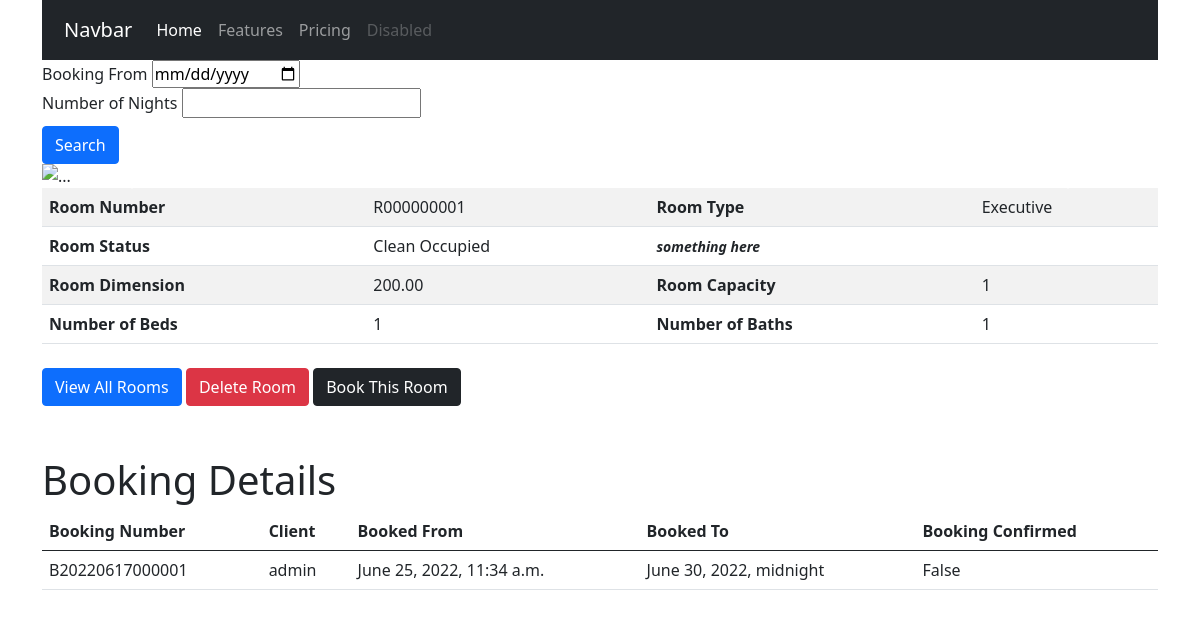
The page /rooms/r000000001/ on the database as committed earlier.
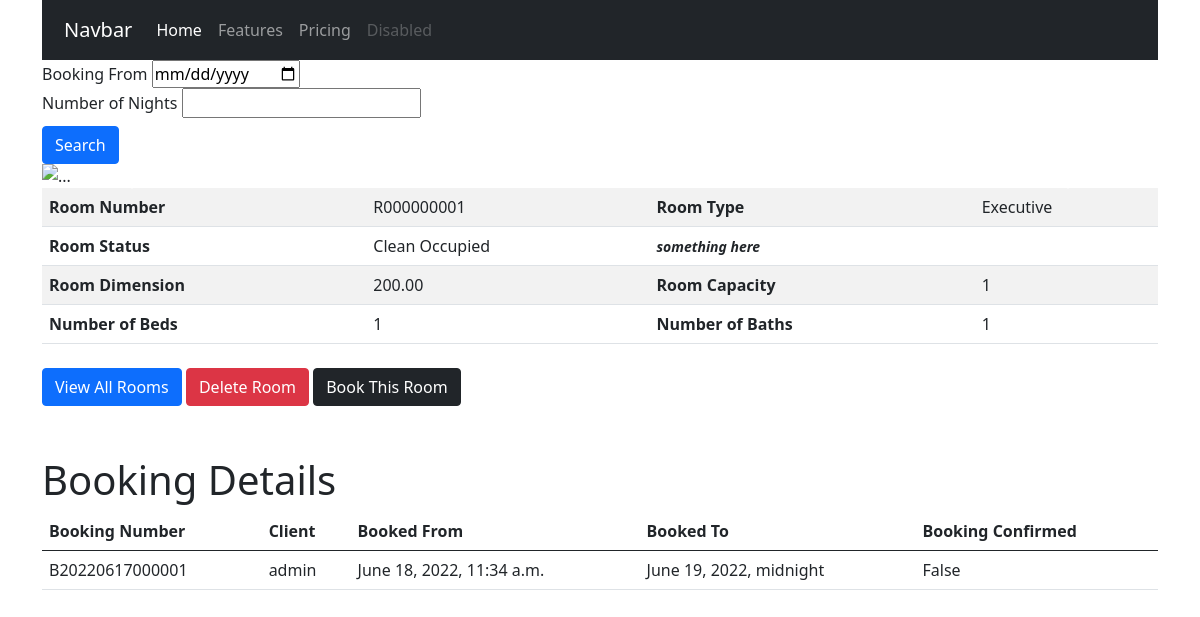
The same page on the database as committed later.
### reservation/models.py (models this page shows, shortened)
class Booking(models.Model):
    bookingnumber = models.CharField(_("Booking Number"), max_length=120, default=generateBookingNumber)
    bookingby = models.ForeignKey(User, verbose_name=_("Client"), on_delete=models.CASCADE, default=get_user_model())
    bookingroom = models.ForeignKey(Room, verbose_name=_("Room"), on_delete=models.CASCADE)
    bookingstatus = models.CharField(_("Status"), max_length=50, choices=BOOKINGSTATUS, default='Unattended')
    bookingfrom = models.DateTimeField(_("From"), default=timezone.now, validators=[validate_bookingfrom])
    bookingnights = models.PositiveIntegerField(_("Number of Nights"), default=1)
    bookingto = models.DateTimeField(_("To"), blank=True)
    bookingconfirm = models.BooleanField(_("Booking Confirmed"), null=True, blank=True)
    created_at = models.DateTimeField(_("Created At"), auto_now_add=True)
    updated_at = models.DateTimeField(_("Updated At"), auto_now=True)
    bookingcontent = models.TextField(_("Comment"), blank=True, null=True, help_text='Add any extra Information here')
    class Meta:
        verbose_name = 'Booking'
        verbose_name_plural = 'Bookings'
        ordering = ['-bookingfrom', 'bookingconfirm']

### hotel/views.py (the view)
# urls.py: path('<slug>/', RoomDetailView.as_view(), name='room_detail'),
class RoomDetailView(generic.DetailView):
    model = Room
    slug_field = 'roomnumber_url'
    context_object_name = 'room'
    template_name = 'rooms/roomdetail.html'
    def get_context_data(self, **kwargs):
        context = super(RoomDetailView, self).get_context_data(**kwargs)
        room = self.get_object()
        bookings = room.booking_set.all()
        if bookings:
            context['bookings'] = bookings
            return context
        return context

### hotel/models.py (called while the page is built)
    def __str__(self):
        return self.roomtype_name

### templates/rooms/roomdetail.html (shortened to what this page needs)
{% extends 'base.html' %}
{% block content %}
    <div id="carouselExampleControls" class="carousel slide" data-bs-ride="carousel">
        <div class="carousel-inner">
        <div class="carousel-item active">
            <img src="..." class="d-block w-100" alt="...">
        </div>
        </div>
        <button class="carousel-control-prev" type="button" data-bs-target="#carouselExampleControls" data-bs-slide="prev">
        <span class="carousel-control-prev-icon" aria-hidden="true"></span>
        </button>
        <button class="carousel-control-next" type="button" data-bs-target="#carouselExampleControls" data-bs-slide="next">
        <span class="carousel-control-next-icon" aria-hidden="true"></span>
        </button>
    </div>
    <div class="room-items">
        <table class="table table-striped">
            <tbody>
              <tr>
                <th scope="row">Room Number</th>
                <td>{{ room.roomnumber }}</td>
                <th scope="row">Room Type</th>
                <td>{{ room.roomtype }}</td>
              </tr>
              <tr>
                <th scope="row">Room Status</th>
                <td>{{ room.get_roomstatus_display }}</td>
                <th scope="row"><i><small>something here</small></i></th>
                <td>
                </td>
              </tr>
              <tr>
                <th scope="row">Room Dimension</th>
                <td>{{ room.roomdimension }}</td>
                <th scope="row">Room Capacity</th>
                <td>{{ room.roomcapacity }}</td>
              </tr>
              <tr>
                <th scope="row">Number of Beds</th>
                <td>{{ room.roombed }}</td>
                <th scope="row">Number of Baths</th>
                <td>{{ room.roombath }}</td>
              </tr>
            </tbody>
        </table>
    </div>
    <div class="room-list">
        <a href="{% url 'room_list' %}"><button class="btn btn-primary">View All Rooms</button></a>
        <a href="{% url 'room_delete' room.roomnumber_url %}"><button class="btn btn-danger">Delete Room</button></a>
        <a href="{% url 'booking_create' room.roomnumber_url %}"><button class="btn btn-dark">Book This Room</button></a>
    </div>
    {% if bookings is not None %}
      <div class="bookingstable">
        <div class="bookingtitle">
          <h1>Booking Details</h1>
        </div>
        <table class="table">
          <thead>
            <tr>
              <th>Booking Number</th>
              <th>Client</th>
              <th>Booked From</th>
              <th>Booked To</th>
              <th>Booking Confirmed</th>
            </tr>
          </thead>
          <tbody>
            {% for booking in bookings %}
              <tr>
                <td>{{ booking.bookingnumber }}</td>
                <td>{{ booking.bookingby }}</td>
                <td>{{ booking.bookingfrom }}</td>
                <td>{{ booking.bookingto }}</td>
                <td>{{ booking.bookingconfirm }}</td>
              </tr>
            {% endfor %}
          </tbody>
        </table>
      </div>
    {% endif %}
{% endblock content %}

Rows that differ between the two databases and show on the page:
changed Booking "False": bookingfrom "June 25, 2022, 11:34 a.m." → "June 18, 2022, 11:34 a.m."; bookingto "June 30, 2022, midnight" → "June 19, 2022, midnight"
